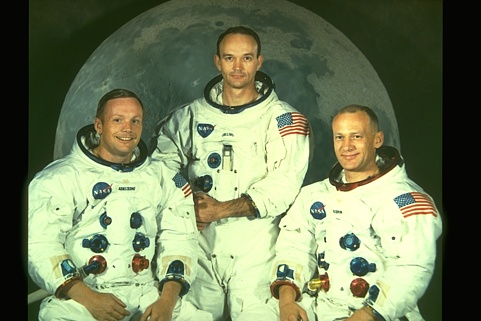
#> input picture face_detection/images/323016.jpg, 481 x 321 px
$ python detection.py --face haarcascade_frontalface_default.xml --image images/323016.jpg   (Python 2 division)
#> lines starting #> are read from the running program, lines starting #| are printed output that depends on the picture
### face_detection/library/facedetector.py
# import the necessary packages
import cv2

class FaceDetector:
	def __init__(self, faceCascadePath):
		# load the face detector
		self.faceCascade = cv2.CascadeClassifier(faceCascadePath)

	def detect(self, image, scaleFactor = 1.1, minNeighbors = 5, minSize = (30, 30)):
		# detect faces in the image
		rects = self.faceCascade.detectMultiScale(image,
			scaleFactor = scaleFactor, minNeighbors = minNeighbors,
			minSize = minSize, flags = cv2.CASCADE_SCALE_IMAGE)

		# return the rectangles representing bounding
		# boxes around the faces
		return rects

### face_detection/detection.py
# USAGE
# python detection.py --face cascades/haarcascade_frontalface_default.xml --image images/obama.png

# import the necessary packages
from library.facedetector import FaceDetector
import argparse
import cv2

# construct the argument parse and parse the arguments
ap = argparse.ArgumentParser()
ap.add_argument("-f", "--face", required = True,
	help = "path to where the face cascade resides")
ap.add_argument("-i", "--image", required = True,
	help = "path to where the image file resides")
args = vars(ap.parse_args())

# load the image and convert it to grayscale
image = cv2.imread(args["image"])
#> image is the input picture: shape (321, 481, 3); mean B, G, R 92.4, 126.4, 115.7
gray = cv2.cvtColor(image, cv2.COLOR_BGR2GRAY)
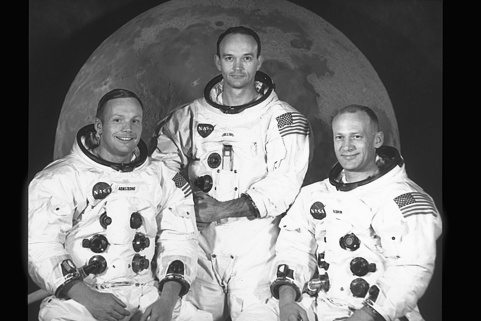
#> gray: shape (321, 481); min 1, max 252, mean 119.3

# find faces in the image
fd = FaceDetector(args["face"])
faceRects = fd.detect(gray, scaleFactor = 1.1, minNeighbors = 5,
	minSize = (30, 30))
#> in detect, `rects = self.faceCascade.detectMultiScale(image, scaleFactor = scaleFa..`: rects = [[324, 118, 49, 49], [212, 38, 52, 52], [99, 99, 55, 55]]
#> faceRects has the same summary as rects in detect
print "I found %d face(s)" % (len(faceRects))
#| I found 3 face(s)

# find eyes in the face
eye_cascade = cv2.CascadeClassifier('cascades/haarcascade_eye.xml')

# loop over the faces and draw a rectangle around each
for (x, y, w, h) in faceRects:
	cv2.rectangle(image, (x, y), (x + w, y + h), (0, 255, 0), 2)
	# draw bonding box around an eye
	roi_gray = gray[y:y+h, x:x+w]
	roi_color = image[y:y+h, x:x+w]
	eyes = eye_cascade.detectMultiScale(roi_gray)
	for (ex,ey,ew,eh) in eyes:
		cv2.rectangle(roi_color,(ex,ey),(ex+ew,ey+eh),(255,0,0),2)
#> this loop made 3 passes
#> pass 1, `roi_gray = gray[y:y+h, x:x+w]`:
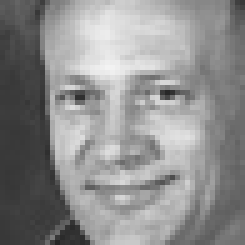
#> roi_gray: shape (49, 49) (shown 5 times larger); min 38, max 243, mean 141.7
#> pass 1, `roi_color = image[y:y+h, x:x+w]`:
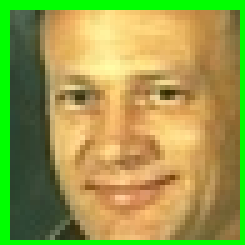
#> roi_color: shape (49, 49, 3) (shown 5 times larger); mean B, G, R 74.9, 156.9, 154.6
#> pass 2, `roi_gray = gray[y:y+h, x:x+w]`:
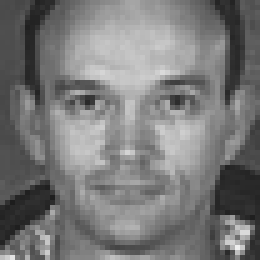
#> roi_gray: shape (52, 52) (shown 5 times larger); min 29, max 239, mean 121.2
#> pass 2, `roi_color = image[y:y+h, x:x+w]`:
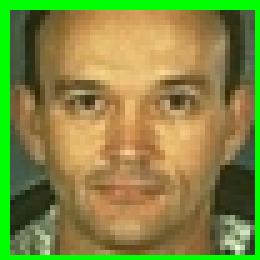
#> roi_color: shape (52, 52, 3) (shown 5 times larger); mean B, G, R 66.3, 137.2, 132.3
#> after the loop:
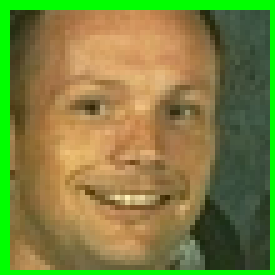
#> roi_color: shape (55, 55, 3) (shown 5 times larger); mean B, G, R 63.6, 129.3, 124.3
#> after the loop:
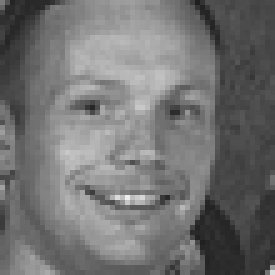
#> roi_gray: shape (55, 55) (shown 5 times larger); min 31, max 237, mean 114

# show the detected faces
cv2.imshow("Faces", image)
cv2.waitKey(0)
